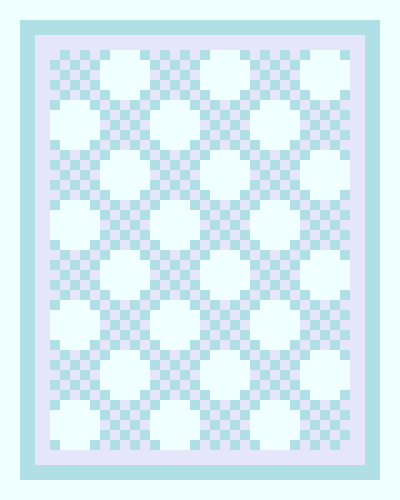
Frame 1 (no input)
Frame 2 (the mouse pressed at the canvas centre, redrawn once): identical to frame 1, image omitted

The p5.js sketch that drew this single still picture (run headless with seeded random() and noise() and a simulated clock; the mouse was pressed at the canvas centre and the sketch redrawn once):

// p5.js sketch
// ── sketch.js
//Link to the Double Irish Chain Quilt Pattern I chose to replicate: https://www.internationalquiltmuseum.org/quilt/19970070593

//I chose this pattern because I really liked it and it looked doable.
//I liked the pattern, but I wasn't a huge fan of the colors so I decided to change them!

function setup() {
  createCanvas(400, 500);
  noLoop();
}

function draw() {
  //Make the background a white color to replicate the outermost border.
  background("Azure");
  noStroke();
  //Create a blue border.
  fill("PowderBlue");
  rect(20, 20, 360, 460);
  //Create the innermost border and make it purple.
  fill("Lavender");
  rect(35, 35, 330, 430);

  //Translate to the coordinates where the top left square will appear.
  translate(50, 50);
  //Draw 6 columns.
  for (let x = 0; x < 6; x++){
    //Draw 8 rows.
    for (let y = 0; y < 8; y++){
        if(x % 2 == 0){
            //On even rows and even columns, the square should be the grid pattern.
            if(y % 2 == 0){
                grid(x * 50, y * 50);
            //On even rows and odd columns, the square should be the plus pattern.
            }else{
                plus(x * 50, y * 50);
            }
        }else{
            //On odd rows and even columns, the square should be the plus pattern.
            if(y % 2 == 0){
                plus(x * 50, y * 50);
            //On odd rows and even columns, the square should be the grid pattern.
            }else{
                grid(x * 50, y * 50);
            }
        }
    }

  }

}


//Here is the reference I used for the syntax of creating my own functions.
//https://p5js.org/reference/p5/function/#:~:text=Functions%20help%20with%20organizing%20and%20reusing%20code.%20For%20example,%20functions

//A function to draw a checkerboard grid
function grid(x, y){
  //Temporarily translate to the given coordinates.
  push();
  translate(x, y);
  //Draw a 5 by 5 square of 10 by 10 squares.
  for (let i = 0; i < 5; i++){
    for(let j = 0; j < 5; j++){
      if(i % 2 == 0){
        //On an even row and an even column, draw a lavender square.
        if(j % 2 == 0){
          fill("Lavender");
          square(i * 10, j * 10, 10);
        //On an even row, and an odd column, draw a blue square.
        }else{
          fill("PowderBlue");
          square(i * 10, j * 10, 10);
        }
      }else{
        //On an odd row and an even column, draw a blue square.
        if(j % 2 == 0){
            fill("PowderBlue");
            square(i * 10, j * 10, 10);
        //On an odd row and an odd column, draw a lavender square.
        }else{
            fill("Lavender");
            square(i * 10, j * 10, 10);
        }
      }
    }
  }
  pop();
}


//A function to draw a plus shape.
function plus(x, y){
    //Temporarily translate to the given coordinates.
    push();
    translate(x, y);
    //Draw a 5 by 5 square of 10 by 10 squares.
    for(let i = 0; i < 5; i++){
      for(let j = 0; j < 5; j++){
        //If the coordinates are at one of the four corners, draw a blue square.
        if ((i == 0 || i == 4) && (j == 0 || j == 4)){
            fill("PowderBlue");
            square(i * 10, j * 10, 10);
        //If the coordinates are in any other position, draw a white square.
        }else{
            fill("Azure");
            square(i * 10, j * 10, 10);
        }
      }
    }
    pop();

}
